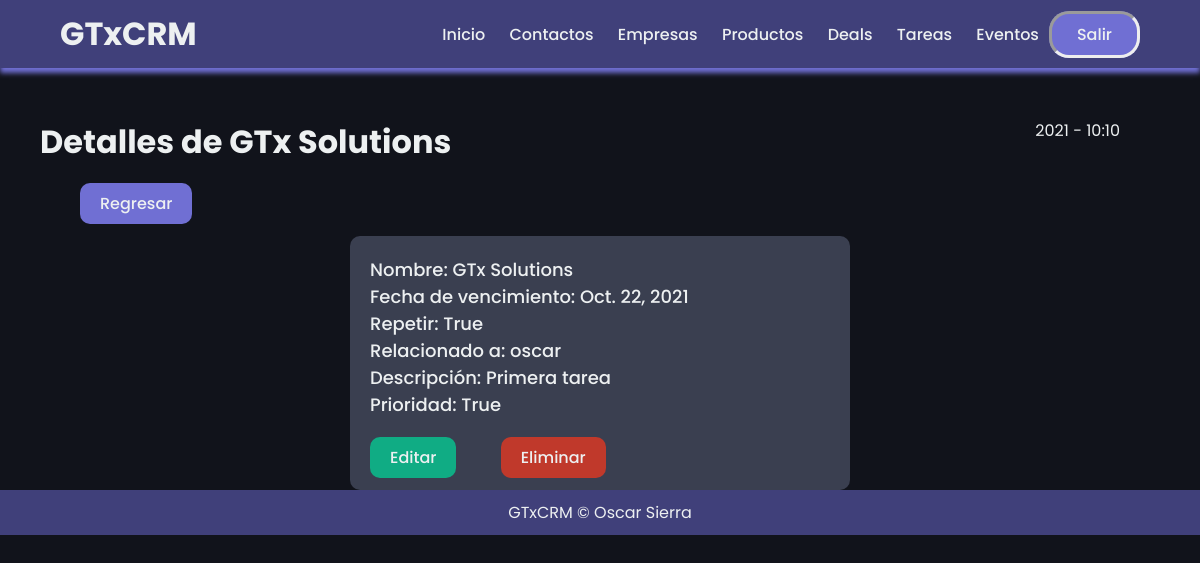
The app's page /tareas/1/ (signed in) with its own data.
### mainapp/models.py (models this page shows)
class Tarea(models.Model):
    nombre = models.CharField(max_length=45)
    fechaVencimiento = models.DateField()
    repetir = models.BooleanField()
    relacionado = models.ForeignKey("Agent", on_delete=models.CASCADE)
    descripcion = models.CharField(max_length=200)
    prioridad = models.BooleanField()

class Agent(models.Model):
    user = models.OneToOneField(User, on_delete=models.CASCADE)
    organizacion = models.ForeignKey(userProfile, on_delete=models.CASCADE)
    def __str__(self):
        return self.user.username

class User(AbstractUser):
    es_organizador = models.BooleanField(default=True)
    es_agente = models.BooleanField(default=False)

### mainapp/views.py (the view)
# urls.py: path('tareas/<int:pk>/', tareaDetailView.as_view(), name="tarea_detail"),
class tareaDetailView(LoginRequiredMixin, DetailView):
    template_name="tareas/tarea_detail.html"
    queryset = Tarea.objects.all()
    context_object_name = "tarea"

### mainapp/templates/tareas/tarea_detail.html (shortened to what this page needs)
{% extends 'layouts/layouts.html'%}
{% block content %}
<div class="start">
    <div class="initial">
        <h1>Detalles de {{ tarea.nombre }}</h1>
            <div id="time">
                {% now "Y - h:m"%}
            </div>
        </div>
    </div>
<br/>
<div class="divbtn" style="margin-left: 40px;">
    <a class="backbtn" href="{% url 'tarea_list' %}"><button>Regresar</button></a>
</div>
<div class="content">
    <div class="box">
        <p>Nombre: {{ tarea.nombre }}
        <br/>
        Fecha de vencimiento: {{ tarea.fechaVencimiento }}
        <br/>
        Repetir: {{ tarea.repetir }}
        <br/>
        Relacionado a: {{ tarea.relacionado }}
        <br/>
        Descripción: {{ tarea.descripcion }}
        <br/>
        Prioridad: {{ tarea.prioridad }}
        <br/><br/></p>
        <a class="submitbtn" href="{% url 'tarea_update' tarea.pk %}"><button>Editar</button></a>
        <a class="delbtn" href="{% url 'tarea_delete' tarea.pk %}"><button>Eliminar</button></a>
    </div>
</div>
{% endblock %}

### mainapp/static/css/styles.css (style rules this page uses)
* { margin: 0; padding: 0; font-family: "Poppins", sans-serif; color: #edf0f1; text-decoration: none; }
body { box-sizing: border-box; background-color: #11131b; }
li, a, button { font-weight: 500; font-size: 16px; text-decoration: none; border: none; background-color: transparent; }
.start { width: 90%; margin-top: 50px; margin-left: 40px; margin-right: 40px; }
.content { align-items: center; width: 45%; margin: auto; }
.box { border-radius: 10px; background-color: #3a3f50; margin-left: 20px; margin-right: 20px; padding: 20px; margin-top: 20px; }
.box p { font-weight: 500; font-size: 18px; }
.initial { display: flex; justify-content: space-between; }
.backbtn { margin-left: 40px; margin-top: 40px; margin-bottom: 40px; padding: 9px 20px; background-color: #706fd3; border-radius: 10px; cursor: pointer; transition: all 0.3s ease 0s; }
.delbtn { margin-top: 40px; margin-left: 40px; margin-bottom: 40px; padding: 9px 20px; background-color: #c0392b; border-radius: 10px; cursor: pointer; transition: all 0.3s ease 0s; }
.submitbtn { margin-top: 20px; padding: 9px 20px; background-color: #10ac84; border-radius: 10px; cursor: pointer; transition: all 0.3s ease 0s; }

### records on screen
Tarea: nombre "GTx Solutions", fechaVencimiento "Oct. 22, 2021", repetir "True", relacionado "oscar", descripcion "Primera tarea", prioridad "True"
